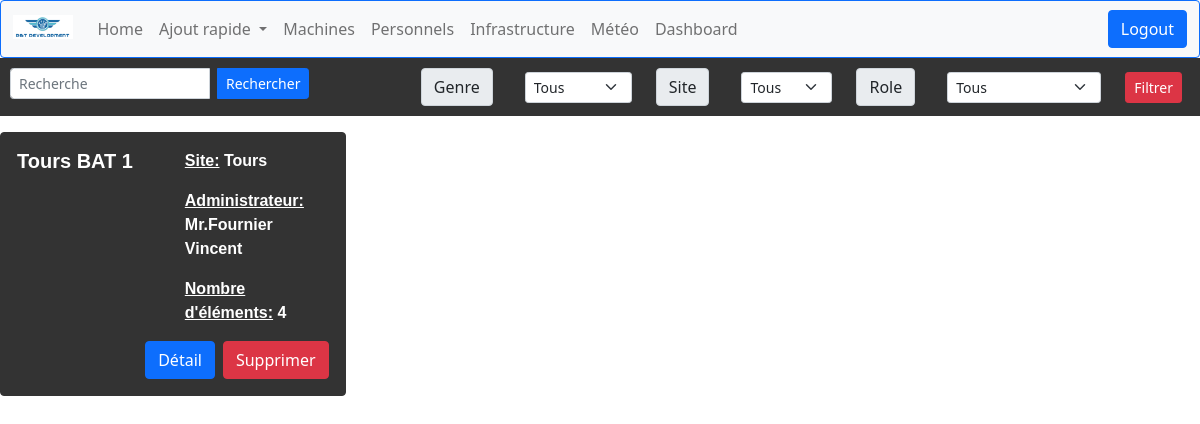
Before: /computerApp/infrastructures/ (signed in) with the older database file.
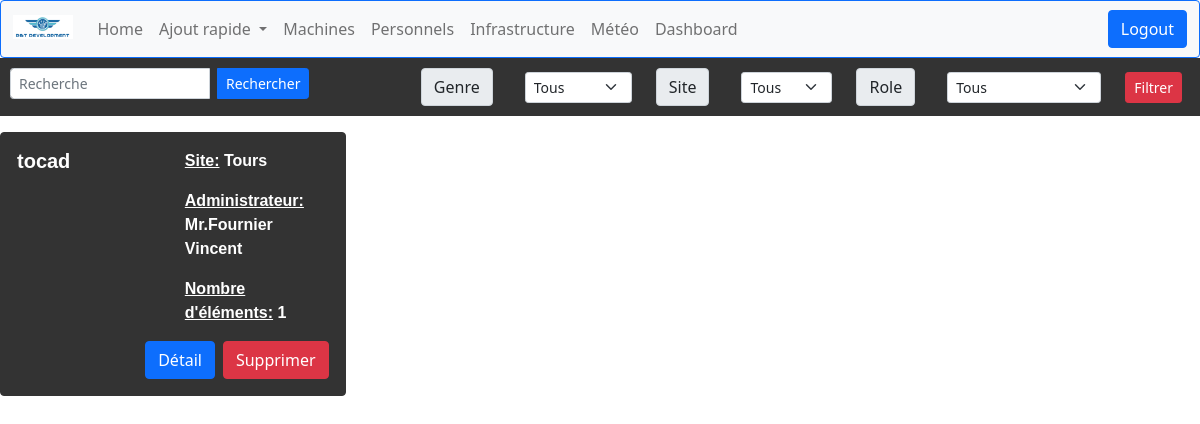
After: the same page with the newer database file.
### computerApp/models.py (models this page shows, shortened)
class Infrastructure(models.Model):
    nom = models.CharField(max_length=50)
    SITE = (
        ('Tours', 'Tours'),
        ('Paris', 'Paris')
    )
    site = models.CharField(max_length=15, choices=SITE, default='Paris')
    administrateur = models.ForeignKey(
        'Personnel',
        on_delete=models.SET_NULL,
        null=True,
        blank=True,
        related_name='administrateur_infrastructure',
        limit_choices_to=Q(role='Administrateur') & Q(site=models.F('site'))
    )
    machines = models.ManyToManyField(
        'Machine',
        related_name='infrastructures',
        blank=True,
        limit_choices_to=Q(site=models.F('site'))
    )

class Personnel(models.Model):
    id = models.AutoField(primary_key=True, editable=False)
    nom = models.CharField(max_length=50)
    prenom = models.CharField(max_length=50)
    GENRE = (
        ('Mr', 'Homme'),
        ('Mme', 'Femme'),
    )
    SITE = (
        ('Tours', 'Tours'),
        ('Paris', 'Paris')
    )
    ROLE = (
        ('Utilisateur', 'Utilisateur'),
        ('Administrateur', 'Administrateur')
    )
    telephone = models.CharField(
        max_length=10,
        validators=[MaxValueValidator(10)],
        default='None'
    )
    email = models.EmailField(blank=True, default='None')
    genre = models.CharField(max_length=32, choices=GENRE, default='Homme')
    site = models.CharField(max_length=15, choices=SITE, default='Paris')
    role = models.CharField(max_length=15, choices=ROLE, default='Utilisateur')
    machine = models.OneToOneField('Machine', on_delete=models.SET_NULL, null=True, blank=True,default='None',
                                   related_name='personnel_attitre')
    def __str__(self):
        return f"{self.genre}.{self.nom} {self.prenom}"

### computerApp/views.py (the view)
# urls.py: path('infrastructures/',views.infrastructure_list_view, name='infrastructures'),
@login_required
def infrastructure_list_view(request):
    infrastructures = Infrastructure.objects.all()
    context = {'infrastructures': infrastructures}
    return render(request, 'computerApp/infra_list.html', context)

### computerApp/templates/computerApp/infra_list.html (shortened to what this page needs)
{% extends "index.html" %}
{% block content %}
<div class="row justify-content-start mb-3" style="background-color: #333333; padding: 10px;">
  <div class="col-md-4">
    <form method="GET" action="">
      <div class="input-group">
        <input type="text" class="form-control form-control-sm me-2" name="search_query" placeholder="Recherche" aria-label="Recherche" aria-describedby="search-button" value="{{ search_query }}" style="max-width: 200px;">
        <button class="btn btn-primary btn-sm" type="submit" id="search-button">Rechercher</button>
      </div>
    </form>
  </div>
  <div class="col-md-8">
    <form method="GET" action="">
      <div class="row align-items-center justify-content-end">
        <div class="col-md-auto">
          <label class="input-group-text input-group-text-sm me-2 mb-0" for="filter-genre">Genre</label>
        </div>
        <div class="col-md-auto">
          <select class="form-select form-select-sm me-2" name="filter_genre" id="filter-genre">
            <option value="">Tous</option>
          </select>
        </div>
        <div class="col-md-auto">
          <label class="input-group-text input-group-text-sm me-2 mb-0" for="filter-site">Site</label>
        </div>
        <div class="col-md-auto">
          <select class="form-select form-select-sm me-2" name="filter_site" id="filter-site">
            <option value="">Tous</option>
          </select>
        </div>
        <div class="col-md-auto">
          <label class="input-group-text input-group-text-sm me-2 mb-0" for="filter-role">Role</label>
        </div>
        <div class="col-md-auto">
          <select class="form-select form-select-sm me-2" name="filter_role" id="filter-role">
            <option value="">Tous</option>
          </select>
        </div>
        <div class="col-md-auto">
          <button class="btn btn-danger btn-sm me-2" type="submit">Filtrer</button>
        </div>
      </div>
    </form>
  </div>
</div>
<div class="row">
  {% for infrastructure in infrastructures %}
  <div class="col-md-4">
    <div class="card mb-3" style="background-color: #333333; color: #ffffff; width: 90%; border: 1px solid #333333;">
      <div class="card-body row">
        <div class="col-md-6">
          <h5 class="card-title" style="font-weight: bold; font-family: Arial, sans-serif;">{{ infrastructure.nom }}</h5>
        </div>
        <div class="col-md-6">
          <p class="card-text" style="font-weight: bold; font-family: Arial, sans-serif;"><u>Site:</u> {{ infrastructure.site }}</p>
          <p class="card-text" style="font-weight: bold; font-family: Arial, sans-serif;"><u>Administrateur:</u> {{ infrastructure.administrateur }}</p>
          <p class="card-text" style="font-weight: bold; font-family: Arial, sans-serif;"><u>Nombre d'éléments:</u> {{ infrastructure.machines.count }}</p>
        </div>
        <div class="col-md-12 d-flex justify-content-end mt-3">
          <a href="{% url 'infrastructure-detail' infrastructure.id %}" class="btn btn-primary">Détail</a>
          <button type="button" class="btn btn-danger ms-2" data-bs-toggle="modal" data-bs-target="#confirmDeleteModal{{ infrastructure.id }}">
            Supprimer
          </button>
        </div>
      </div>
    </div>
  </div>
  {% empty %}
  <div class="col-md-12">
    <p>Aucune infrastructure trouvé.</p>
  </div>
  {% endfor %}
</div>
{% endblock %}

Changed rows visible on the page:
removed Infrastructure: nom "Tours BAT 1", site "Tours", administrateur "Mr.Fournier Vincent", machines.count "4"
added Infrastructure: nom "tocad", site "Tours", administrateur "Mr.Fournier Vincent", machines.count "1"
